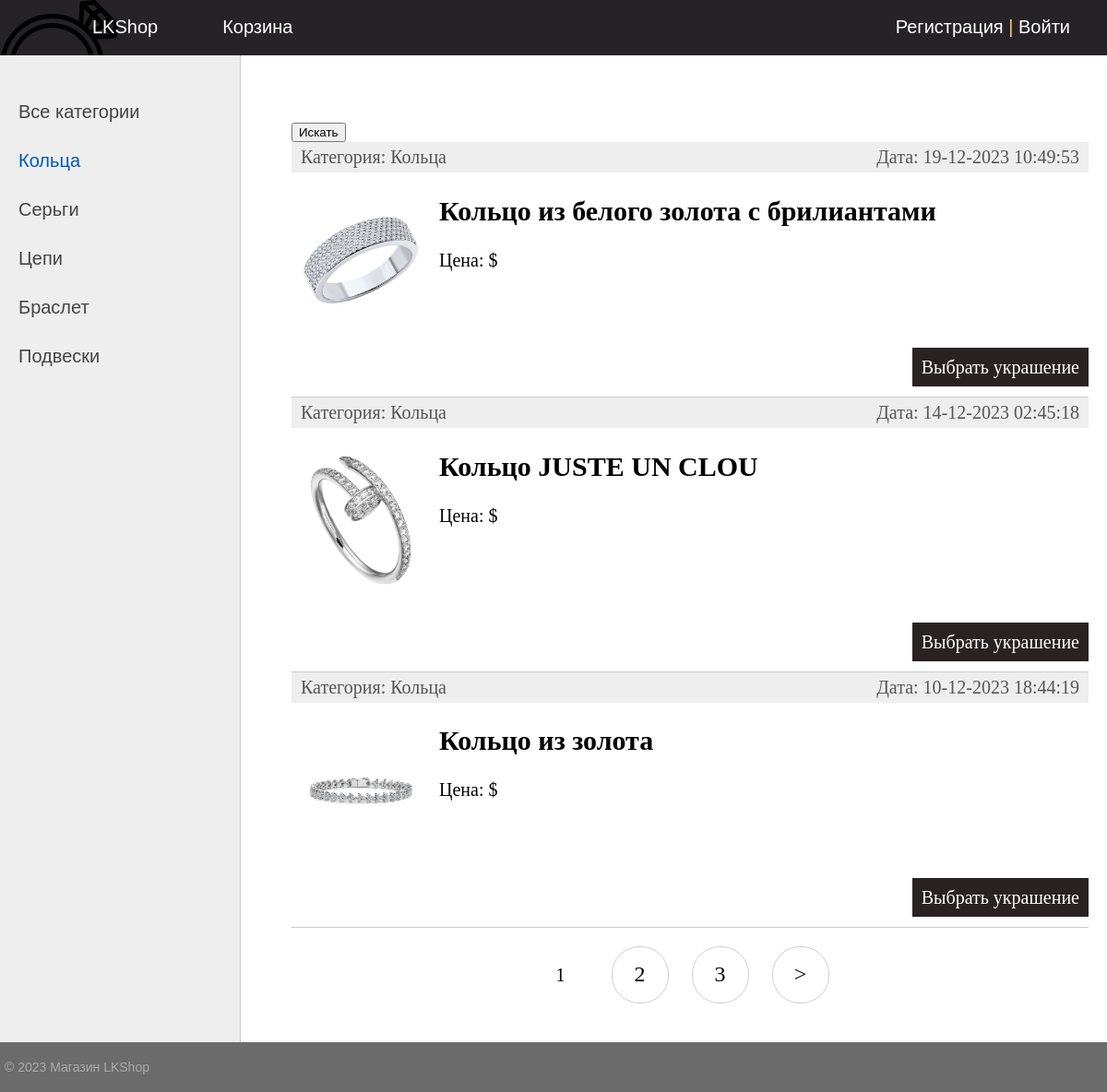
Page /product/category/2/ on the committed database.
### product/models.py (models this page shows, shortened)
class Category(models.Model):
    name = models.CharField(max_length=100, db_index= True, verbose_name="Категория")
    slug = models.SlugField(verbose_name='URL', max_length=255, unique=True, db_index=True)
    def __str__(self):
        return self.name
    def get_absolute_url(self):
        return reverse('category', kwargs={'cat_slug': self.slug})
    class Meta:
        verbose_name = 'Категория'
        verbose_name_plural = 'Категории'
        ordering =['id']

class Product(models.Model):
    name = models.CharField(max_length=255, verbose_name='Название')
    slug = models.SlugField(verbose_name='URL', max_length=255, unique=True, db_index=True)
    cost = models.IntegerField()
    articul = models.IntegerField()
    weight = models.FloatField(default=10, verbose_name='Вес')
    material = models.CharField(max_length=100, null=True, verbose_name='Материал')
    description = models.TextField(blank=True, verbose_name='Описание')
    photo = models.ImageField(upload_to="photos/%Y/%m/%d/", verbose_name='Фото')
    time_create = models.DateTimeField(auto_now_add=True, verbose_name='Время создания')
    time_update = models.DateTimeField(auto_now=True)
    is_published = models.BooleanField(default=True, verbose_name='Публикация')
    cat = models.ForeignKey('Category', on_delete=models.PROTECT, null = True, related_name='get_jewelries')
    user = models.ForeignKey(User, verbose_name='Пользователь', on_delete=models.CASCADE)
    def get_absolute_url(self):
        return reverse('jewelry', kwargs={'jewelry_slug': self.slug})
    class Meta:
        verbose_name = 'Украшения'
        verbose_name_plural = 'Украшения'
        ordering =['time_create', 'name']

### product/views.py (the view)
# urls.py: path('category/<slug:cat_slug>/', ProductCategory.as_view(), name='category'),
class ProductCategory(DataMixin, ListView):
    model = Product
    paginate_by=3
    template_name = 'product/index.html'
    context_object_name = 'jewelries'
    allow_empty = False
    def get_queryset(self):
        return Product.objects.filter(cat__slug=self.kwargs['cat_slug'], is_published=True)
    def get_context_data(self, *, object_list=None, **kwargs):
        context = super().get_context_data(**kwargs)
        c_def = self.get_user_context(name='Категория - ' + str(context['jewelries'][0].cat),
                                      cat_selected=context['jewelries'][0].cat_id)
        return dict(list(context.items()) + list(c_def.items()))

### product/utils.py (called while the page is built)
    def get_user_context(self, **kwargs):
        context = kwargs
        cats = Category.objects.all()
        context['menu'] = menu
        context['cats']=cats
        if 'cat_selected' not in context:
            context['cat_selected'] = 0
        return context

### product/templates/product/index.html (shortened to what this page needs)
{% extends 'product/base.html' %}
{% block content %}
	<form method="get" action="{% url 'home' %}">
		<button type="submit">Искать</button>
	</form>
<ul class="list-articles">
	{% for j in jewelries %}
			<li><div class="article-panel">
	<p class="first">Категория: {{j.cat}}</p>
	<p class="last">Дата: {{j.time_update|date:"d-m-Y H:i:s"}}</p>
</div>
{% if j.photo %}
	<p><img class="img-article-left thumb" src="{{j.photo.url}}"></p>
{% endif %}
					<h2>{{j.name}}</h2>
		{% autoescape on %}
		<p> Цена: {{j.formatted_cost}}$</p>
		{% endautoescape %}
				<p class="link-read-post"><a href="{{ j.get_absolute_url }}">Выбрать украшение</a></p>
				</li>
		{% endfor %}
</ul>
{% endblock %}

### product/templates/product/base.html (shortened to what this page needs)
{% load static %}
<!DOCTYPE html>
<html lang="en">
<head>
    <link type="text/css" href="{% static 'product/css/styles.css' %}" rel="stylesheet" />
</head>
<body>
{% block mainmenu %}
 <div class="header">
			<ul id="mainmenu" class="mainmenu">
			<li class="logo"><a href="#"><div class="logo">
				<img src="../../static/product/images/icon.ico" id="Home_Icon"/>
			</div></a></li>
{% for m in menu %}
			<li><a href="{% url m.url_name %}">{{m.name}}</a></li>
{% endfor %}
				{% if request.user.is_authenticated %}
				<li class="last"> {{user.username}} | <a href="{% url 'logout' %}">Выйти</a></li>
				{% else %}
				<li class ="last"><a href="{% url 'register' %}">Регистрация</a> | <a href="{% url 'login' %}">Войти</a></li>
				{% endif %}
			</ul>
		</div>
{% endblock mainmenu %}
<table class="table-content" border=0 cellpadding="0" cellspacing="0">
<tr>
	<td valign="top" class="left-chapters">
	<ul id="leftchapters">
{% if cat_selected == 0 %}
		<li class="selected">Все категории</li>
{% else %}
		<li><a href="{% url 'home' %}">Все категории</a></li>
{% endif %}
{% for c in cats %}
	{% if c.pk == cat_selected %}
		<li class="selected">{{c.name}}</li>
	{% else %}
		<li><a href="{{ c.get_absolute_url }}">{{c.name}}</a></li>
	{% endif %}
{% endfor %}
	</ul>
</td>
<td valign="top" class="content">
	<div class="content-text">
{% block content %}
{% endblock %}
{% if page_obj.has_other_pages %}
<nav class="list-pages">
 	<ul>
		{% for p in paginator.page_range %}
		{% if page_obj.number == p %}
		<li class="page-num page-num-selected">{{ p }}</li>
		{% elif p >= page_obj.number|add:-2 and p <= page_obj.number|add:2 %}
		<li class="page-num">
			<a href="?page={{ p }}">{{ p }}</a>
 		</li>
 		{% endif %}
 		{% endfor %}
{% if page_obj.has_next %}
<li class="page-num">
	<a href="?page={{ page_obj.next_page_number }}">&gt;</a>
</li>
{%endif%}
 	</ul>
</nav>
{% endif %}
	</div>
</td></tr></table>
<tr><td valign=top>
	<div id="footer">
		<p>&copy; 2023 Магазин LKShop</p>
	</div>
</td></tr></table>
</body>
</html>

### product/static/product/css/styles.css (style rules this page uses)
html, body { font-family: 'Arial'; margin: 0; padding: 0; height: 100%; width: 100%; color: #444; }
a { color: #0059b2; text-decoration: none; }
img { max-width: 600px; height: auto; }
img.img-article-left { max-width: 300px; height: auto; float: left; padding: 0 10px 10px 0; }
img.img-article-left.thumb { max-width: 150px; height: auto; }
p.link-read-post { text-align: right; }
p.link-read-post a { padding: 10px; min-width: 100px; background: #292223; color: #fff; text-decoration: none; }
div.article-panel { background: #eee; padding: 5px 10px 5px 10px; box-sizing: border-box; overflow: hidden; color: #555; }
div.article-panel p.first { margin: 0; float: left; }
div.article-panel p.last { margin: 0; float: right; }
ul.list-articles { list-style: none; margin: 0; padding: 0; }
ul.list-articles li { border-bottom: 1px solid #ccc; }
.header { background: #252325; height: 60px; }
.logo { background: url('../images/logo.png') no-repeat 10px 5px; width: 70px; height: 60px; }
ul.mainmenu { list-style: none; margin: 0; padding: 0; height: 60px; color: #fdc073; font-size: 20px; overflow: hidden; }
ul.mainmenu li { float: left; margin: 18px 40px 0 30px; }
ul.mainmenu li.logo { margin: 0; }
ul.mainmenu li.last { float: right; }
ul.mainmenu li a { color: #ffffff; text-decoration: none; }
.table-content { width: 100%; min-height: 100%; height: 100%; }
.left-chapters { margin: 0; background: #eee; border-right: 1px solid #ccc; min-height: 100%; }
.left-chapters ul { width: 230px; min-height: 100%; margin: 0; padding: 20px 10px 10px 20px; list-style: none; font-size: 20px; }
.left-chapters ul li { margin: 30px 0 0 0; color: #999; }
.left-chapters ul li.selected { color: #0059b2; }
.left-chapters ul li a { color: #444; text-decoration: none; }
.content { padding: 40px 20px 20px 40px; width: 100%; box-sizing: border-box; }
.content-text { margin: 30px 0 0 15px; color: #000; font-size: 20px; font-family: Yandex Sans Display Light; }
#footer { box-sizing: border-box; background: #6B6B6B; padding: 5px; color: #aaa; font-size: 14px; font-family: Verdana, Geneva, Arial, Helvetica; text-align: left; overflow: hidden; }
.list-pages { text-align: center; margin: 0 0 20px 0; }
.list-pages ul { margin: 20px 0 0 0; padding: 0; list-style: none; }
.list-pages ul li { display: inline-block; margin: 0 20px 0 0; }
.list-pages .page-num, .page-num-selected { display: inline-block; width: 60px; height: 44px; padding: 16px 0 0 0; border: 1px solid #d0d0d0; border-radius: 30px; }
.list-pages a { color: #000; font-size: 24px; text-decoration: none; }
.list-pages .page-num-selected { border: none; color: #000; font-size: 20px; }

### rows in the picture
Category: name "Кольца"
Category: name "Серьги"
Category: name "Цепи"
Category: name "Браслет"
Category: name "Подвески"
Product: cat "Кольца", time_update "19-12-2023 10:49:53", photo (picture), name "Кольцо из белого золота с брилиантами"
Product: cat "Кольца", time_update "14-12-2023 02:45:18", photo (picture), name "Кольцо JUSTE UN CLOU"
Product: cat "Кольца", time_update "10-12-2023 18:44:19", photo (picture), name "Кольцо из золота"

### other values in the picture
{{ m.name }} "LKShop" "Корзина"
{{ p }} "1"
{{ p }} "2" "3"
